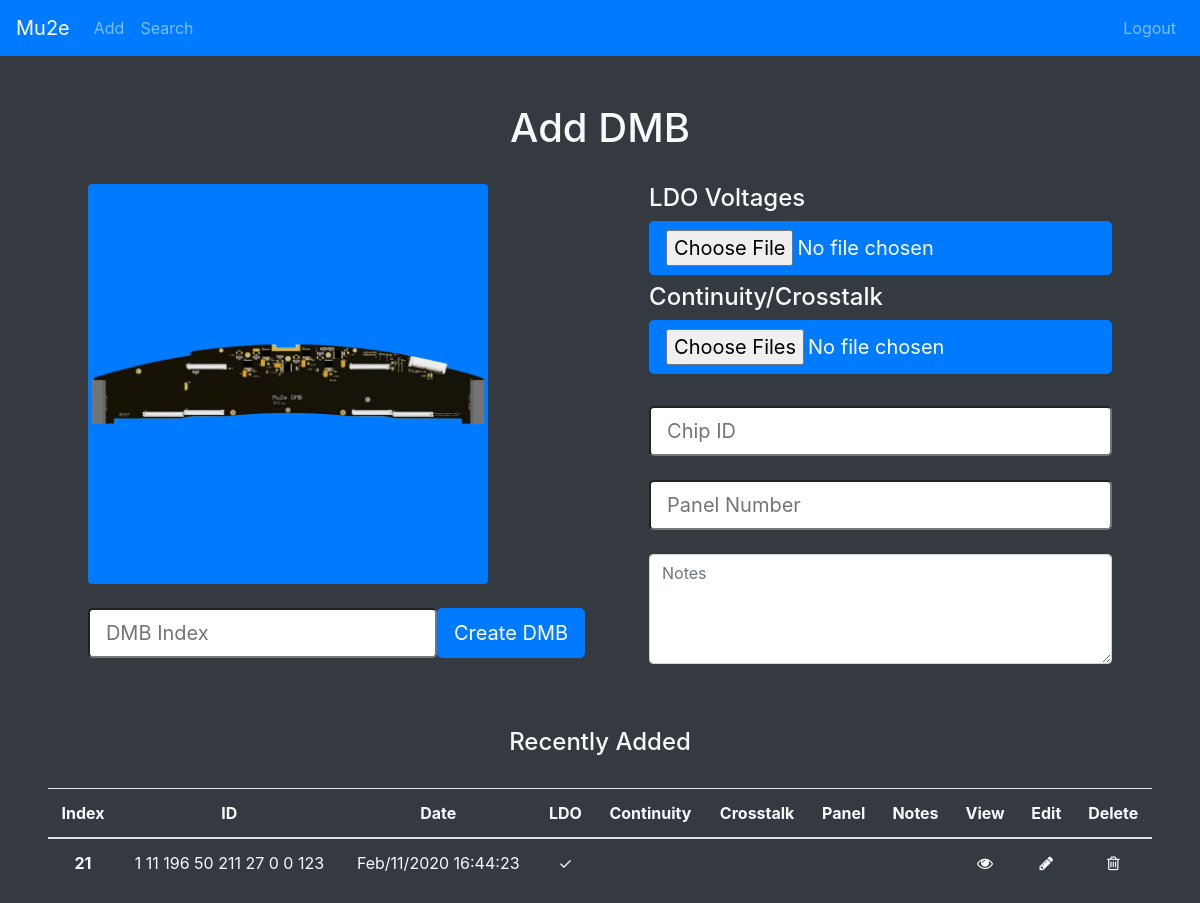
Screenshot of /addDMB with the database file from the repository.
### manager.py (models this page shows, shortened)
class DMB(db.Model):
    index = db.Column(db.String(80), unique=True, nullable=False, primary_key=True)
    date = db.Column(db.DateTime(), nullable=False)
    ldo = db.Column(db.String(1000))
    continuity = db.Column(db.String(1000))
    crosstalk = db.Column(db.String(1000))
    chipID = db.Column(db.String(80))
    panelNum = db.Column(db.String(80))
    notes = db.Column(db.String(20000))
    edits = db.Column(db.String(20000))

### manager.py (the view, shortened to what this page needs)
@app.route("/addDMB", methods=["GET", "POST"])
def addDMB():
    recent = DMB.query.order_by(DMB.date.desc()).first()
    return render_template("addDMB.html", recent=recent)

### manager.py (called while the page is built)
@app.template_filter('urlencode')
def urlencode_filter(s):
    if type(s) == 'Markup':
        s = s.unescape()
    s = s.encode('utf8')
    s = quote_plus(s)
    return Markup(s)

### templates/addDMB.html (shortened to what this page needs)
<!doctype html>
<html lang="en">
    <head>
        <link rel="stylesheet" href="https://stackpath.bootstrapcdn.com/bootstrap/4.4.1/css/bootstrap.min.css">
        <link rel="stylesheet" href="static/css/general.css">
        <link href="//maxcdn.bootstrapcdn.com/font-awesome/4.7.0/css/font-awesome.min.css" rel="stylesheet">
    </head>
    <body class="text-light bg-dark">
        <nav class="navbar navbar-expand-lg navbar-dark bg-primary">
            <a class="navbar-brand" href="/">Mu2e</a>
            <div class="collapse navbar-collapse" id="navbarSupportedContent">
                <ul class="navbar-nav mr-auto">
                    <li class="nav-item">
                        <a class="nav-link" data-toggle="dropdown" id="dropdownMenuButton">Add</a>
                    </li>
                    <li class="nav-item">
                        <a class="nav-link" href="search">Search</a>
                    </li>
                </ul>
            </div>
            <div class="navbar-collapse collapse w-100 order-3 dual-collapse2">
                <ul class="navbar-nav ml-auto">
                    <li>
                        <a class="nav-link navbar-right" href="logout">Logout</a>
                    </li>
                </ul>
            </div>
        </nav>
        <br><br>
        <h1 class="text-center">Add DMB</h1> <br>
        <form method="POST" action="/addDMB" enctype="multipart/form-data">
        <div class="d-flex justify-content-center">
            <div class="d-flex flex-column justify-content-start mr-3">
                <img src="/static/images/dmb.jpg" class="img-fluid rounded float-right img-fluid" width="400" height="auto">
                <form method="POST" action="/addDMB">
                    <div class="d-flex justify-content-center mt-4">
                        <div>
                            <input class="btn-lg" id="ex1" type="text" placeholder="DMB Index" name="index" required>
                        </div>
                        <input type="submit" class="btn btn-lg btn-primary" value="Create DMB" name="dmb">
                    </div>
                </form>
            </div>
            <div class="ml-5">
                <h4>LDO Voltages</h4>
                <label class="btn btn-lg btn-primary">
                    <input type="file" name="ldo" autocomplete="off">
                </label>
                <h4>Continuity/Crosstalk</h4>
                <label class="btn btn-lg btn-primary">
                    <input type="file" name="cc" multiple="true" autocomplete="off">
                </label>
                <div>
                    <input class="btn-lg btn-block mt-4"  type="text" placeholder="Chip ID" name="ID">
                </div>
                <div>
                    <input class="btn-lg btn-block mt-4"  type="text" placeholder="Panel Number" name="Panel">
                </div>
                <div class="form-group">
                    <textarea class="form-control mt-4" name="notes" rows="4" placeholder="Notes"></textarea>
                </div>
            </div>
        </div>
        </form>
        <br><br>
        <form>
            <div class="d-flex justify-content-center">
                <h4>Recently Added</h4>
            </div>
            <br>
            <div class = "d-flex justify-content-center">
                {% if recent == None %}
                    <h3>There are currently no DMBs in the database.</h3>
                {% else %}
                <table class="table ml-5 mr-5 text-light">
                    <thead>
                    <tr>
                        <th class="text-center" scope="col">Index</th>
                        <th class="text-center" scope="col">ID</th>
                        <th class="text-center" scope="col">Date</th>
                        <th class="text-center" scope="col">LDO</th>
                        <th class="text-center" scope="col">Continuity</th>
                        <th class="text-center" scope="col">Crosstalk</th>
                        <th class="text-center" scope="col">Panel</th>
                        <th class="text-center" scope="col">Notes</th>
                        <th class="text-center" scope="col">View</th>
                        <th class="text-center" scope="col">Edit</th>
                        <th class="text-center" scope="col">Delete</th>
                    </tr>
                    </thead>
                    <tbody>
                    <tr>
                        <th class="text-center" scope="row">{{ recent.index }}</th>
                        {% if not recent.chipID or recent.chipID == "" %}
                        <td class="text-center" scope="row"></td>
                        {% else %}
                        <td class="text-center" scope="row">{{ recent.chipID }}</td>
                        {% endif %}
                        <td class="text-center" > {{ recent.date.strftime("%b/%d/%Y %H:%M:%S") }} </td>
                        {% if not recent.ldo %}
                        <td class="text-center" scope="row"></td>
                        {% else %}
                        <td class="text-center" scope="row">
                            &#10003;
                        </td>
                        {% endif %}
                        {% if not recent.continuity and recent.continuity != "" %}
                        <td class="text-center" scope="row"></td>
                        {% elif recent.continuity == "" %}
                        <td class="text-success text-center">Pass</td>
                        {% else %}
                        <td class="text-danger text-center">Fail</td>
                        {% endif %}
                        {% if not recent.crosstalk and recent.crosstalk != "" %}
                        <td class="text-center" scope="row"></td>
                        {% elif recent.crosstalk == "" %}
                        <td class="text-success text-center">Pass</td>
                        {% else %}
                        <td class="text-danger text-center">Fail</td>
                        {% endif %}
                        {% if not recent.panelNum %}
                        <td class="text-center" scope="row"></td>
                        {% else %}
                        <td class="text-center" scope="row">{{ recent.panelNum }}</td>
                        {% endif %}
                        {% if not recent.notes %}
                        <td class="text-center" scope="row"></td>
                        {% else %}
                        <td class="text-center" scope="row">
                            &#10003;
                        </td>
                        {% endif %}
                        <td class="text-center" scope="row">
                            <a href="{{ '\vviewDMB\%s'%recent.index | urlencode }}">
                                <i class="fa fa-eye text-white"></i>
                            </a>
                        </td>
                        <td class="text-center" scope="row">
                            <a href="{{ '\editDMB\%s'%recent.index | urlencode }}">
                                <i class="fa fa-pencil text-white"></i>
                            </a>
                        </td>
                        <td class="text-center" scope="row">
                            <a href="{{ '\deleteDMB\%s'%recent.index | urlencode }}">
                                <i class="fa fa-trash-o text-white"></i>
                            </a>
                        </td>
                    </tr>
                    </tbody>
                </table>
                {% endif %}
            </div>
        </form>
    </body>
</html>

### rows the page displays
DMB: index "21", chipID "1 11 196 50 211 27 0 0 123", date "Feb/11/2020 16:44:23"
